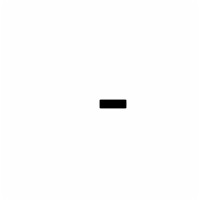
Frame 1 (no input)
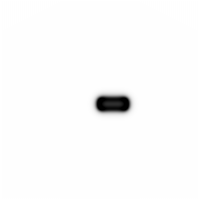
Frame 60 (no input)
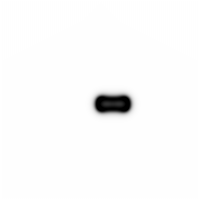
Frame 120 (the mouse pressed at the canvas centre since frame 60)

The p5.js sketch that drew these frames (run headless with seeded random() and noise() and a simulated clock; from frame 60 on, the mouse is pressed at the canvas centre):

// p5.js sketch
// ── sketch.js
// youtube: https://www.youtube.com/watch?v=BV9ny785UNc
// website: http://karlsims.com/rd.html

var grid;
var next;

//var Da = 1;
//var Db = 0.4;
//var feed = 0.0367;
//var k = 0.0649;

// initial version
var Da = 1;
var Db = 0.5;
var feed = 0.055;
var k = 0.062;

// separating dots
//var Da = 1;
//var Db = 0.5;
//var feed = 0.0367;
//var k = 0.0649;



function setup() {
	createCanvas(200, 200);
	pixelDensity(1);

	grid = [];
	next = [];

	for(var x = 0; x < width; x++){
		grid[x] = [];
		next[x] = [];
		for(var y = 0; y < height; y++){
			grid[x][y] = { a: 1 , b: 0};
			next[x][y] = { a: 1 , b: 0};
		}
	}


	var sizX = random(35);
	var centX = floor((width/2-sizX) + sizX);

	var sizY = random(35);
	var centY = floor((height/2-sizY) + sizY);


	for(var i = centX; i < (centX + sizX); i++){
		for(var j = centY; j < (centY + sizY); j++){
			grid[i][j].a = 0.1;
			grid[i][j].b = 1;
		}
	}

}

function draw(){
	background(52);

	for(var x = 1; x < width-1; x++){
		for(var y = 1; y < height-1; y++){
			var pix = (x + y * width) * 4;
			var a = grid[x][y].a;
			var b = grid[x][y].b;
			next[x][y].a = a + 
						  (Da * laplace(x, y, "a")) - 
						  (a * b * b) + 
						  (feed * (1 - a));
			next[x][y].b = b + 
						  (Db * laplace(x, y, "b")) + 
						  (a * b * b) - 
						  ((k +feed) * b);

			next[x][y].a = constrain(next[x][y].a, 0, 1);
			next[x][y].b = constrain(next[x][y].b, 0, 1);
		}
	}

	loadPixels();

	for(var x = 0; x < width; x++){
		for(var y = 0; y < height; y++){
			var pix = (x + y * width) * 4;
			var a = next[x][y].a;
			var b = next[x][y].b;
			var c = floor((a-b)*255);
			c = constrain(c, 0, 255);
			pixels[pix + 0] = c;
			pixels[pix + 1] = c;
			pixels[pix + 2] = c;
			pixels[pix + 3] = 255;
		}
	}

	updatePixels();

	swap();

}

function swap(){
	var tmp = grid;
	grid = next;
	next = tmp;
}

function laplace(x, y, ab){
	var sum = 0;

	sum += grid[x][y][ab] * -1;
	sum += grid[x-1][y][ab] * 0.2;
	sum += grid[x+1][y][ab] * 0.2;
	sum += grid[x][y+1][ab] * 0.2;
	sum += grid[x][y-1][ab] * 0.2;
	sum += grid[x-1][y-1][ab] * 0.05; 
	sum += grid[x-1][y+1][ab] * 0.05;
	sum += grid[x+1][y-1][ab] * 0.05;
	sum += grid[x+1][y+1][ab] * 0.05; 

return sum;
}
